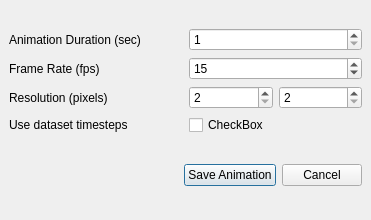
<ui version="4.0" >
 <author></author>
 <comment></comment>
 <exportmacro></exportmacro>
 <class>Dialog</class>
 <widget class="QDialog" name="Dialog" >
  <property name="geometry" >
   <rect>
    <x>0</x>
    <y>0</y>
    <width>371</width>
    <height>220</height>
   </rect>
  </property>
  <property name="windowTitle" >
   <string>Animation Settings Dialog</string>
  </property>
  <layout class="QGridLayout" >
   <property name="margin" >
    <number>9</number>
   </property>
   <property name="spacing" >
    <number>6</number>
   </property>
   <item row="1" column="0" >
    <layout class="QHBoxLayout" >
     <property name="margin" >
      <number>0</number>
     </property>
     <property name="spacing" >
      <number>6</number>
     </property>
     <item>
      <spacer>
       <property name="orientation" >
        <enum>Qt::Horizontal</enum>
       </property>
       <property name="sizeHint" >
        <size>
         <width>131</width>
         <height>31</height>
        </size>
       </property>
      </spacer>
     </item>
     <item>
      <widget class="QPushButton" name="okButton" >
       <property name="toolTip" >
        <string>Generate and Save Animation</string>
       </property>
       <property name="text" >
        <string>Save Animation</string>
       </property>
      </widget>
     </item>
     <item>
      <widget class="QPushButton" name="cancelButton" >
       <property name="text" >
        <string>Cancel</string>
       </property>
      </widget>
     </item>
    </layout>
   </item>
   <item row="0" column="0" >
    <layout class="QVBoxLayout" >
     <property name="margin" >
      <number>0</number>
     </property>
     <property name="spacing" >
      <number>6</number>
     </property>
     <item>
      <layout class="QHBoxLayout" >
       <property name="margin" >
        <number>0</number>
       </property>
       <property name="spacing" >
        <number>6</number>
       </property>
       <item>
        <widget class="QLabel" name="labelAnimationDuration" >
         <property name="text" >
          <string>Animation Duration (sec)</string>
         </property>
        </widget>
       </item>
       <item>
        <widget class="QSpinBox" name="spinBoxAnimationDuration" >
         <property name="toolTip" >
          <string>Duration for the Animation (in seconds)</string>
         </property>
         <property name="statusTip" >
          <string>Sets the duration for the animation in seconds.</string>
         </property>
         <property name="whatsThis" >
          <string>Sets the duration for the animation in seconds.</string>
         </property>
         <property name="minimum" >
          <number>1</number>
         </property>
        </widget>
       </item>
      </layout>
     </item>
     <item>
      <layout class="QHBoxLayout" >
       <property name="margin" >
        <number>0</number>
       </property>
       <property name="spacing" >
        <number>6</number>
       </property>
       <item>
        <widget class="QLabel" name="labelFrameRate" >
         <property name="text" >
          <string>Frame Rate (fps)</string>
         </property>
        </widget>
       </item>
       <item>
        <widget class="QSpinBox" name="spinBoxFrameRate" >
         <property name="toolTip" >
          <string>Animation Frame Rate in frames-per-second.</string>
         </property>
         <property name="statusTip" >
          <string>Sets the frame rate (fps) to use in the animation.</string>
         </property>
         <property name="whatsThis" >
          <string>Sets the frame rate (fps) to use in the animation.</string>
         </property>
         <property name="maximum" >
          <number>100</number>
         </property>
         <property name="minimum" >
          <number>1</number>
         </property>
         <property name="value" >
          <number>15</number>
         </property>
        </widget>
       </item>
      </layout>
     </item>
     <item>
      <layout class="QHBoxLayout" >
       <property name="margin" >
        <number>0</number>
       </property>
       <property name="spacing" >
        <number>6</number>
       </property>
       <item>
        <widget class="QLabel" name="label_3" >
         <property name="text" >
          <string>Resolution (pixels)</string>
         </property>
        </widget>
       </item>
       <item>
        <layout class="QHBoxLayout" >
         <property name="margin" >
          <number>0</number>
         </property>
         <property name="spacing" >
          <number>6</number>
         </property>
         <item>
          <widget class="QSpinBox" name="spinBoxWidth" >
           <property name="toolTip" >
            <string>View Width (in pixels) </string>
           </property>
           <property name="statusTip" >
            <string>Sets the width (in pixles) to use while generating animation.</string>
           </property>
           <property name="whatsThis" >
            <string>Sets the width (in pixles) to use while generating animation.</string>
           </property>
           <property name="minimum" >
            <number>2</number>
           </property>
          </widget>
         </item>
         <item>
          <widget class="QSpinBox" name="spinBoxHeight" >
           <property name="toolTip" >
            <string>View Height (in pixels)</string>
           </property>
           <property name="statusTip" >
            <string>Sets the height (in pixles) to use while generating animation.</string>
           </property>
           <property name="whatsThis" >
            <string>Sets the height (in pixles) to use while generating animation.</string>
           </property>
           <property name="minimum" >
            <number>2</number>
           </property>
          </widget>
         </item>
        </layout>
       </item>
      </layout>
     </item>
     <item>
      <layout class="QHBoxLayout" >
       <property name="margin" >
        <number>0</number>
       </property>
       <property name="spacing" >
        <number>6</number>
       </property>
       <item>
        <widget class="QLabel" name="label" >
         <property name="text" >
          <string>Use dataset timesteps</string>
         </property>
        </widget>
       </item>
       <item>
        <widget class="QCheckBox" name="checkBoxUseDatasetTimesteps" >
         <property name="toolTip" >
          <string>Use Timestep Values from Dataset</string>
         </property>
         <property name="statusTip" >
          <string>When checked, time step values from the dataset will be used, otherwise animation will linearly interpolate between all available timestep.</string>
         </property>
         <property name="whatsThis" >
          <string>When checked, time step values from the dataset will be used, otherwise animation will linearly interpolate between all available timestep.</string>
         </property>
         <property name="text" >
          <string>CheckBox</string>
         </property>
        </widget>
       </item>
      </layout>
     </item>
    </layout>
   </item>
  </layout>
 </widget>
 <pixmapfunction></pixmapfunction>
 <resources/>
 <connections>
  <connection>
   <sender>okButton</sender>
   <signal>clicked()</signal>
   <receiver>Dialog</receiver>
   <slot>accept()</slot>
   <hints>
    <hint type="sourcelabel" >
     <x>278</x>
     <y>253</y>
    </hint>
    <hint type="destinationlabel" >
     <x>96</x>
     <y>254</y>
    </hint>
   </hints>
  </connection>
  <connection>
   <sender>cancelButton</sender>
   <signal>clicked()</signal>
   <receiver>Dialog</receiver>
   <slot>reject()</slot>
   <hints>
    <hint type="sourcelabel" >
     <x>369</x>
     <y>253</y>
    </hint>
    <hint type="destinationlabel" >
     <x>179</x>
     <y>282</y>
    </hint>
   </hints>
  </connection>
 </connections>
</ui>
